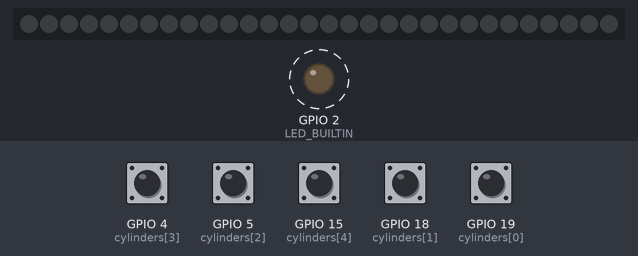
The sketch below on a simulated ESP32. Shown: 30 RGB LEDs in strip order, left to right, output pins drawn as LEDs (lit = HIGH). Dashed ring = blinking. Inputs (shaded band) come from the test bench; at power-on: GPIO 4 (cylinders[3]), GPIO 5 (cylinders[2]), GPIO 15 (cylinders[4]), GPIO 18 (cylinders[1]), GPIO 19 (cylinders[0]) HIGH. WiFi joins after 1.5 s; servers stay silent unless stated; what the sketch prints to the serial monitor is not drawn.

Above: at 1.2 s.
1.3 s: GPIO 4 (cylinders[3]) pulled LOW for 1 s
At 2.2 s:
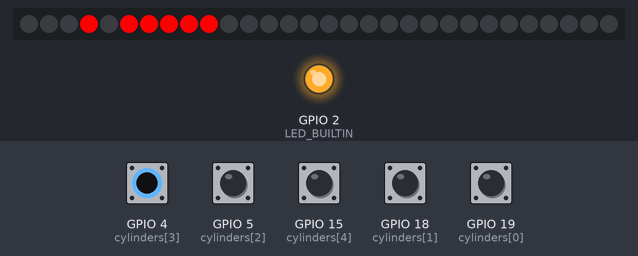
At 2.8 s:
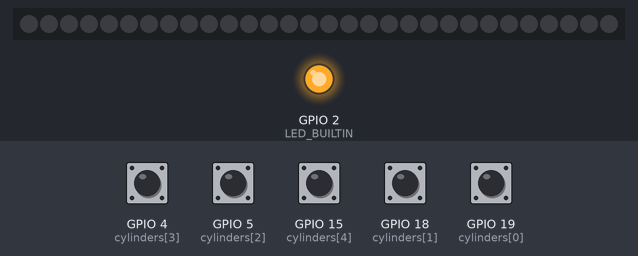
3.8 s: GPIO 5 (cylinders[2]) pulled LOW for 0.15 s
5.4 s: GPIO 15 (cylinders[4]) pulled LOW for 0.15 s
7.0 s: GPIO 18 (cylinders[1]) pulled LOW for 0.15 s
8.6 s: GPIO 19 (cylinders[0]) pulled LOW for 1 s
11.1 s: GPIO 4 (cylinders[3]) driven LOW and GPIO 5 (cylinders[2]) driven LOW and GPIO 15 (cylinders[4]) driven LOW and GPIO 18 (cylinders[1]) driven LOW and GPIO 19 (cylinders[0]) driven LOW
At 11.8 s:
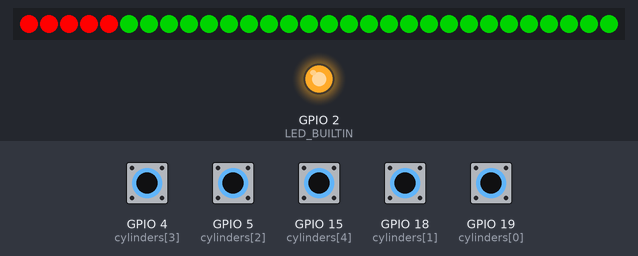
Timing chart, 0 to 13.6 s (numbered marks = the images above; inputs shaded):
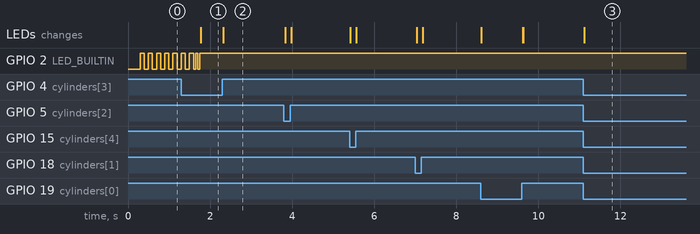

Measured:
- after the input at 1.3 s, the LEDs: change after 0.47 s (image 1)
- after the input at 11.1 s, the LEDs: change at once (image 3)
- by itself, GPIO 2 (LED_BUILTIN): alternates HIGH for 0.08 s and LOW for 0.05 s, 6 changes in all, then stays HIGH

The sketch:

missiono2_esp32_o2tanks.ino
```cpp
//#define FASTLED_ESP32_I2S 1
//#define FASTLED_RMT_MAX_CHANNELS 1
//#define FASTLED_RGBW
#define FASTLED_ALLOW_INTERRUPTS 0
#include <FastLED.h>
#include <ESPAsyncWebSrv.h>

#define NUM_LEDS 30
#define DATA_PIN 12

// Load Wi-Fi library
#include <Arduino.h>
#include <WiFi.h>

CRGB leds[NUM_LEDS];
int brightness = 255;
#define RGB_BRIGHTNESS 150 // Change white brightness (max 255)

const int numOfCylinders = 5;
const int cylinders[numOfCylinders] = {19,18,5,4,15};
int cylindersStates[numOfCylinders];

// Replace with your network credentials
const char* ssid = "Ozark Escape";
const char* password = "0zark3scap3";

// Set your Static IP address
// This is what is used to connect to it in ERM
// IMPORTANT: This must be unique or each arduino!
IPAddress local_IP(192, 168, 0, 92);


// Set your Gateway IP address
IPAddress gateway(192, 168, 0, 1);

IPAddress subnet(255, 255, 255, 0);
IPAddress primaryDNS(8, 8, 8, 8);    //optional
IPAddress secondaryDNS(8, 8, 4, 4);  //optional

// Set web server port number to 80
AsyncWebServer server(80);

TaskHandle_t Task1;

void Task1code( void * parameter) {
  while(true) {
    FastLED.show();
    delay(20);
  }
}

bool soundPlay = false;
bool triggered = false;
bool checked_trigger = false;
void setup() {
  Serial.begin(115200);
  while (!Serial) {
  }
  Serial.println("Starting up...");
  FastLED.addLeds<NEOPIXEL, DATA_PIN>(leds, NUM_LEDS);
  FastLED.setBrightness(255);
  for (int i = 0; i < numOfCylinders; i++) {
    pinMode(cylinders[i], INPUT_PULLUP);
    cylindersStates[i] = (digitalRead(cylinders[i]) * -1) + 1;
  }
  for(int i = 0; i < NUM_LEDS; i++ ) {
    leds[i] = CRGB::Black;
    FastLED.show();
  }
  pinMode(LED_BUILTIN, OUTPUT);

  xTaskCreatePinnedToCore(
                    Task1code,   /* Task function. */
                    "Task1code",     /* name of task. */
                    10000,       /* Stack size of task */
                    NULL,        /* parameter of the task */
                    1,           /* priority of the task */
                    NULL,      /* Task handle to keep track of created task */
                    1);          /* pin task to core 0 */

  server.on("/sound", HTTP_GET, [](AsyncWebServerRequest *request){
    AsyncResponseStream *response = request->beginResponseStream("text/html");
    CheckPin(response, soundPlay);
    if (soundPlay) { soundPlay = false; }
    response->addHeader("Access-Control-Allow-Origin","*");
    request->send(response);
  });

  server.on("/completed", HTTP_GET, [](AsyncWebServerRequest *request){
    AsyncResponseStream *response = request->beginResponseStream("text/html");
    CheckPin(response, checked_trigger);
    response->addHeader("Access-Control-Allow-Origin","*");
    request->send(response);
  });

  server.on("/", HTTP_GET, [](AsyncWebServerRequest *request){
    AsyncResponseStream *response = request->beginResponseStream("text/html");
    GetMainMenu(response);
    request->send(response);
  });

  server.onNotFound([](AsyncWebServerRequest *request){
    AsyncResponseStream *response = request->beginResponseStream("text/html");
    GetMainMenu(response);
    request->send(response);
  });
}

void SetLightBarLights() {
  int numActive = 0;
  for (int i = 0; i < numOfCylinders; i++) {
    if (!cylindersStates[i]) {
      numActive++;
    }
  }
  for(int i = 5; i < NUM_LEDS; i++ ) {
    leds[i] = CRGB::Black;
    if (i < ((1+numActive)*5)) {
      if (numActive >= 5) {
        leds[i] = CRGB::Green;
      } else {
        leds[i] = CRGB::Red;
      }
    }
  }
}

bool triggercheck = false;
int triggermil = 0;
void loop() {
  triggered = true; // next logic will set false if not triggered
  for (int i = 0; i < numOfCylinders; i++) {
    int prestate = cylindersStates[i];
    int state = digitalRead(cylinders[i]);
    if (state == LOW && prestate == HIGH) {
      leds[i] = CRGB::Red;
      Serial.print("Cylinder ");
      Serial.print(i);
      Serial.print(" (pin ");
      Serial.print(cylinders[i]);
      Serial.println(") has been added.");
      soundPlay = true;
    } else if (state == HIGH) {
      if (prestate == LOW) {
        leds[i] = CRGB::Black;
        Serial.print("Cylinder ");
        Serial.print(i);
        Serial.print(" (pin ");
        Serial.print(cylinders[i]);
        Serial.println(") has been removed.");
        if (triggered) { // fix bug, lets invalidate all to reset!
          for (int a = 0; a < numOfCylinders; a++) {
            cylindersStates[a] = (digitalRead(cylinders[a]) * -1) + 1;
          }
        }
      }
      triggered = false;
    }
    cylindersStates[i] = state;
  }
  for (int i = 0; i < numOfCylinders; i++) {
    int state = cylindersStates[i];
    if (state == HIGH) {
      triggered = false;
    }
  }
  if (triggered) {
    soundPlay = false;
    if (!triggercheck) {
      triggercheck = true;
      triggermil = millis() + 3000;
    }
    if (triggermil < millis()) {
      checked_trigger = true;
    }
  } else {
    triggercheck = false;
    checked_trigger = false;
  }
  SetLightBarLights();
  runWifiLoop();
  delay(25);
}

void CheckPin(AsyncResponseStream *response, bool changed) {
  String status = (changed) ? "triggered" : "not triggered";
  response->print(status);
}

void GetMainMenu(AsyncResponseStream *response) {
  //Serial.println("Polled.");
  response->print("<!DOCTYPE HTML>");
  response->print("<html>");
  response->print("<head>");
  response->print("<style>");
  response->print("body { background-color: #111111; font-family:Roboto }");
  response->print("h1 { color: #ffffff; }");
  response->print("h3 { color: #999999; }");
  response->print("</style>");
  response->print("</head>");
  response->print("<body {background-color: #111111;}>");
  response->print("<img src='https://static.wixstatic.com/media/6e6fcf_230f10c631da4717a2d87b0e96cd93f9~mv2_d_8001_4178_s_4_2.png/v1/crop/x_2,y_943,w_7999,h_2240/fill/w_489,h_137,al_c,q_85,usm_0.66_1.00_0.01,enc_auto/OE8_Primrary2_White.png' alt='Wix.com'>");
  response->print("<h1>Arduino to Escape Room Master</h1>");
  response->print("<h1>By Ryan</h1>");
  response->print("<h3>I'm working just fine.</h3>");
  response->print("<h3>Mission O2 Tanks. /completed /sound</h3>");
  response->print("</body>");
  response->print("</html>");
}

void attemptWifiConnection() {
    // Configures static IP address
  if (!WiFi.config(local_IP, gateway, subnet, primaryDNS, secondaryDNS)) {
    Serial.println("STA Failed to configure, DHCP error! Using random assigned IP!");
    Serial.println("Please update router settings to allow DHCP and static IP.");
  }

  // Connect to Wi-Fi network with SSID and password
  Serial.print("\n\n\nConnecting to ");
  Serial.println(ssid);
  WiFi.mode(WIFI_STA);
  WiFi.setSleep(WIFI_PS_NONE);
  WiFi.begin(ssid, password);
  bool blink = false;
  int timeout = millis() + 10000;
  while ( !(WiFi.status() == WL_CONNECTED || timeout < millis() ) ) {
    delay(100);  // LED BLINKS WHEN TRYING TO CONNECT
    if (blink) {
      digitalWrite(LED_BUILTIN, HIGH);
      blink = false;
    } else {
      digitalWrite(LED_BUILTIN, LOW);
      blink = true;
    }
    Serial.print(".");
  }
  // Print local IP address and start web server
  if (WiFi.status() != WL_CONNECTED) {
    Serial.println("");
    Serial.println("WiFi Failed to connect. Retrying.");
  } else {
    Serial.println("");
    Serial.println("WiFi connected.");
    Serial.println("IP address: ");
    Serial.println(WiFi.localIP());
    server.begin();
    // BLINK A FEW TIMES FAST TO SIGNIFIY INITIALIZATION COMPLETE
    digitalWrite(LED_BUILTIN, LOW);
    delay(50);
    digitalWrite(LED_BUILTIN, HIGH);
    delay(50);
    digitalWrite(LED_BUILTIN, LOW);
    delay(50);
    digitalWrite(LED_BUILTIN, HIGH);
  }
}

void runWifiLoop() {
  if (WiFi.status() == WL_CONNECTED) {
    //listenForWifiClients();
  } else {
    attemptWifiConnection();
  }
}
```
